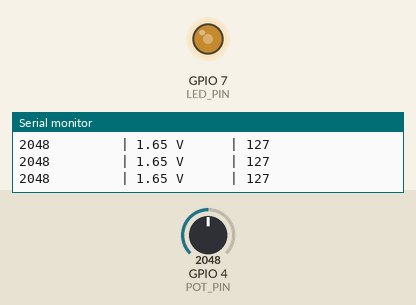
This program was run on a simulated ESP32-S3. On the bench: output pins drawn as LEDs (lit = HIGH), the last lines printed to the serial monitor. The inputs (shaded band) are chosen by the test bench; at power-on: GPIO 4 (POT_PIN) = 2048 (analog values on the 0–4095 scale).

Above: at 1.2 s.
1.3 s: GPIO 4 (POT_PIN) set to 1050
At 1.8 s:
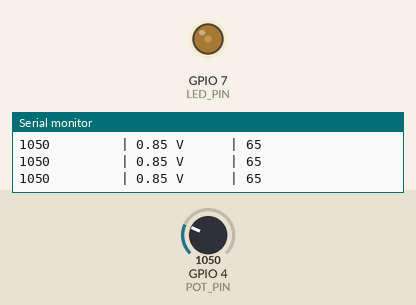
2.8 s: GPIO 4 (POT_PIN) set to 943
At 3.2 s:
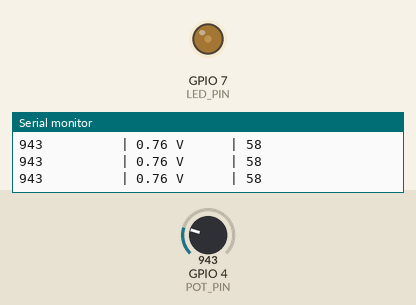
4.3 s: GPIO 4 (POT_PIN) set to 109
At 5.5 s:
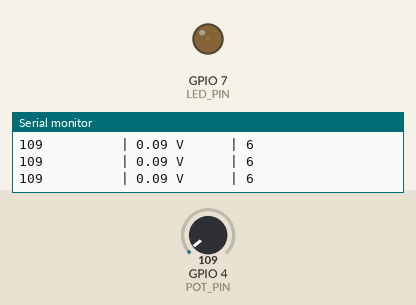
5.8 s: GPIO 4 (POT_PIN) set to 88
At 7.0 s:
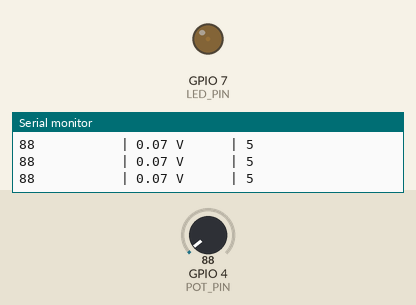
7.7 s: GPIO 4 (POT_PIN) set to 0
At 8.7 s:
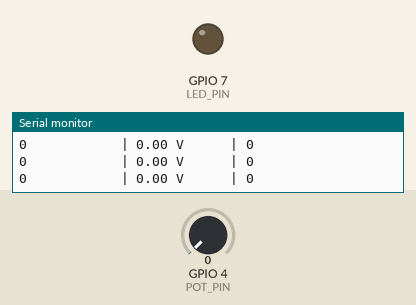
9.2 s: GPIO 4 (POT_PIN) set to 2047
At 10.0 s:
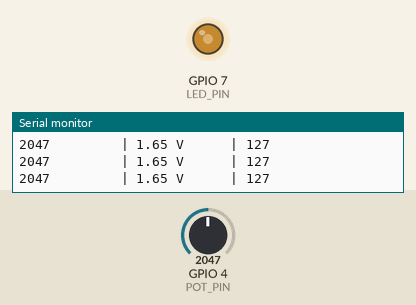
Timing chart, 0 to 11.7 s (numbered marks = the images above; inputs shaded):
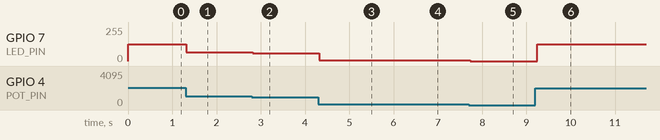

The program:

main.cpp
```cpp
// (licence header left out)
#include <Arduino.h>

// ── Pin & peripheral configuration ───────────────────────────────────────────
static constexpr int   POT_PIN      = 4;    // ADC input  — potentiometer wiper
static constexpr int   LED_PIN      = 7;    // PWM output — LED anode

static constexpr int   ADC_BITS     = 12;   // ESP32-S3 ADC resolution
static constexpr int   ADC_MAX      = (1 << ADC_BITS) - 1;  // 4095
static constexpr float VREF         = 3.3f;

static constexpr int   PWM_CHANNEL  = 0;
static constexpr int   PWM_FREQ     = 5000; // Hz
static constexpr int   PWM_BITS     = 8;    // 8-bit duty → 0–255
static constexpr int   PWM_MAX      = (1 << PWM_BITS) - 1;  // 255

static constexpr int   SAMPLE_PERIOD = 100; // Serial print interval (ms)

// ── setup ─────────────────────────────────────────────────────────────────────
void setup() {
    Serial.begin(115200);

    analogReadResolution(ADC_BITS);

    ledcSetup(PWM_CHANNEL, PWM_FREQ, PWM_BITS);
    ledcAttachPin(LED_PIN, PWM_CHANNEL);

    Serial.println("=== Potentiometer → PWM LED Brightness ===");
    Serial.println("Raw (0-4095) | Voltage (V) | Duty (0-255)");
    Serial.println("------------------------------------------");
}

// ── loop ──────────────────────────────────────────────────────────────────────
void loop() {
    int   raw     = analogRead(POT_PIN);
    float voltage = (raw / (float)ADC_MAX) * VREF;
    int   duty    = map(raw, 0, ADC_MAX, 0, PWM_MAX);

    ledcWrite(PWM_CHANNEL, duty);

    Serial.printf("%-13d| %.2f V      | %d\n", raw, voltage, duty);
    delay(SAMPLE_PERIOD);
}
```

Measured:
- after the input at 1.3 s, GPIO 7 (LED_PIN): 127/255 → 65/255 at once
- after the input at 2.8 s, GPIO 7 (LED_PIN): 65/255 → 58/255 at once
- after the input at 4.3 s, GPIO 7 (LED_PIN): 58/255 → 6/255 at once
- after the input at 5.8 s, GPIO 7 (LED_PIN): 6/255 → 5/255 at once
- after the input at 7.7 s, GPIO 7 (LED_PIN): 5/255 → 0/255 at once
- after the input at 9.2 s, GPIO 7 (LED_PIN): 0/255 → 127/255 at once
